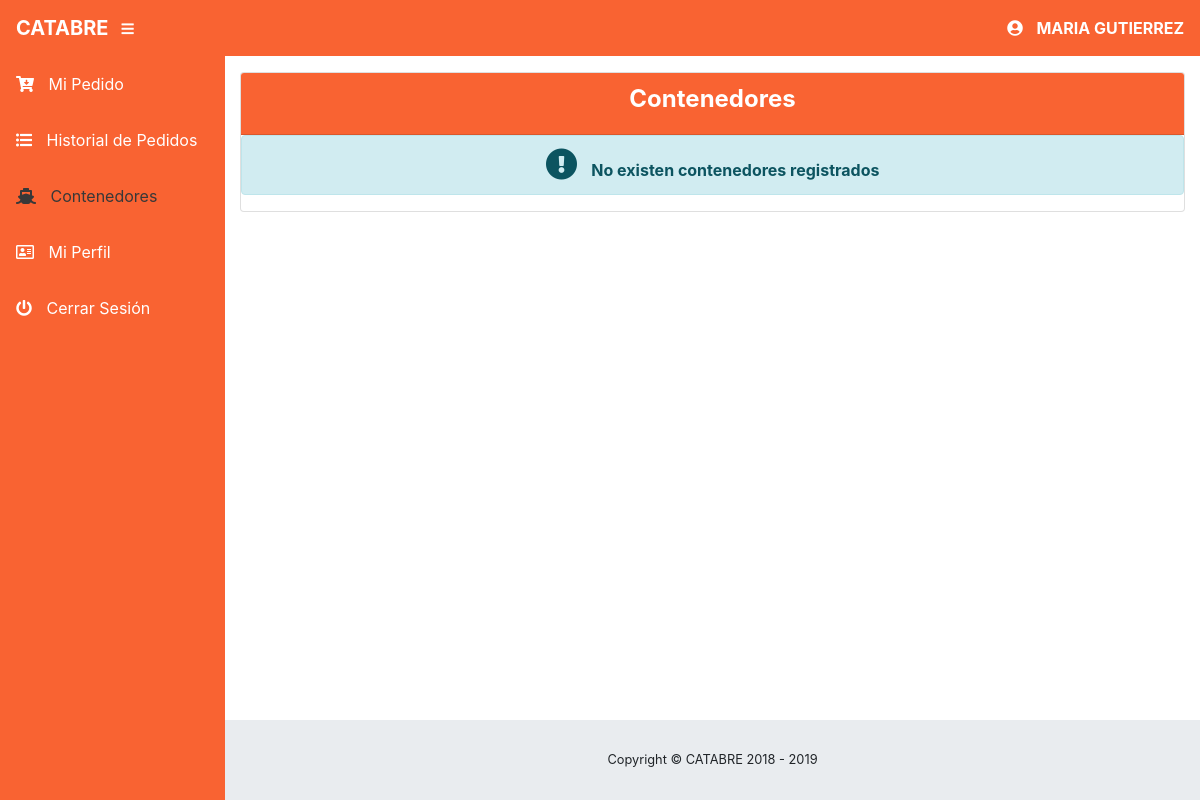
Page /vista/contenedores.php (signed in) on the earlier database version.
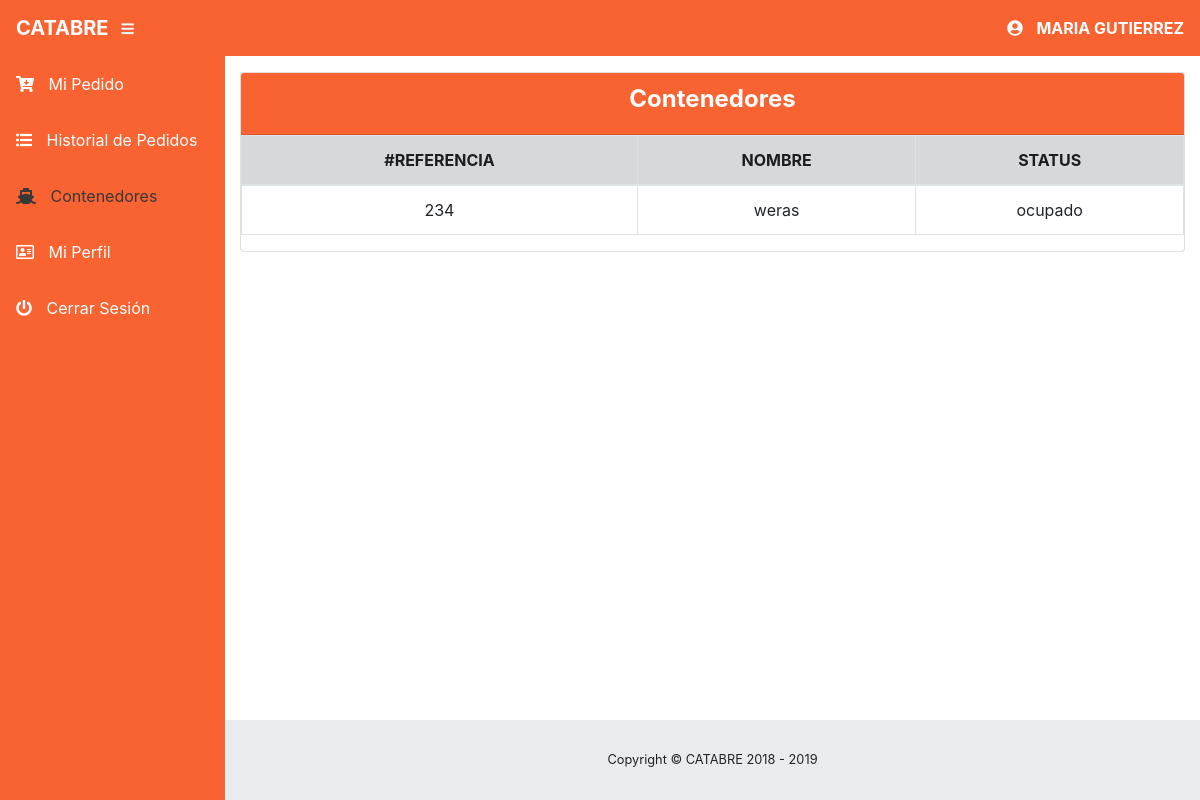
Same page on the later database version.
### tables this page shows
CREATE TABLE `contenedor` (
  `id_contenedor` int(11) NOT NULL,
  `ref` text NOT NULL,
  `nombre_conte` text NOT NULL,
  `status` text NOT NULL
);

### vista/contenedores.php (the view, shortened to what this page needs)
<!DOCTYPE html>
<html>
 <head>
    <?php
      include("head.php");
    ?>
  </head>
	<body id="page-top">
		<?php
			include ('nav.php');
		?>
		<div id="wrapper">
			<?php
				include ('menu-user.php');
			?>
				<div id="content-wrapper">
					<div class="container-fluid">
						<div class="card">
								<div class="card-header" style="background-color: #f96332; color: #fff;">
									<h4 align="center" style="color: #fff;">Contenedores</h4>
								</div>
									<?php
										include ("../modelo/conexion.php");
										$consulta_contenedor=mysqli_query($db, "SELECT * FROM contenedor");
										if (mysqli_num_rows($consulta_contenedor)) {
											?>
												<table class="table table-bordered" style="text-align: center;">
														<thead class="alert-dark">
															<tr>
																<th>#REFERENCIA</th>
																<th>NOMBRE</th>
																<th>STATUS</th>
															</tr>
														</thead>
													<?php
														while ($fila=mysqli_fetch_array($consulta_contenedor)) {
															?>
																    <tbody>
																      <tr>
																        <td><?php echo $fila['ref']; ?></td>
																        <td><?php echo $fila['nombre_conte']; ?></td>
																		<td><?php echo $fila['status']; ?></td>
																      </tr>
																    </tbody>
															<?php
														}
													?>
													</table>
											<?php
										}else{
											?>
					                        	<center>
						                            <div class="alert alert-info">
						                              <strong><i class="fa fa-exclamation-circle fa-2x" aria-hidden="true"></i>
						                                No existen contenedores registrados
						                              </strong>
						                            </div>
					                          	</center>
					                  		<?php
										}
									?>
							</div>
					</div>
					<?php
							include ('footer.php');
						?>
				</div>
	</body>
</html>

Differences in the rows shown:
added contenedor: ref "234", nombre_conte "weras", status "ocupado"
Other differences:
text no longer shown: "No existen contenedores registrados"
text now shown: "#REFERENCIA NOMBRE STATUS"
